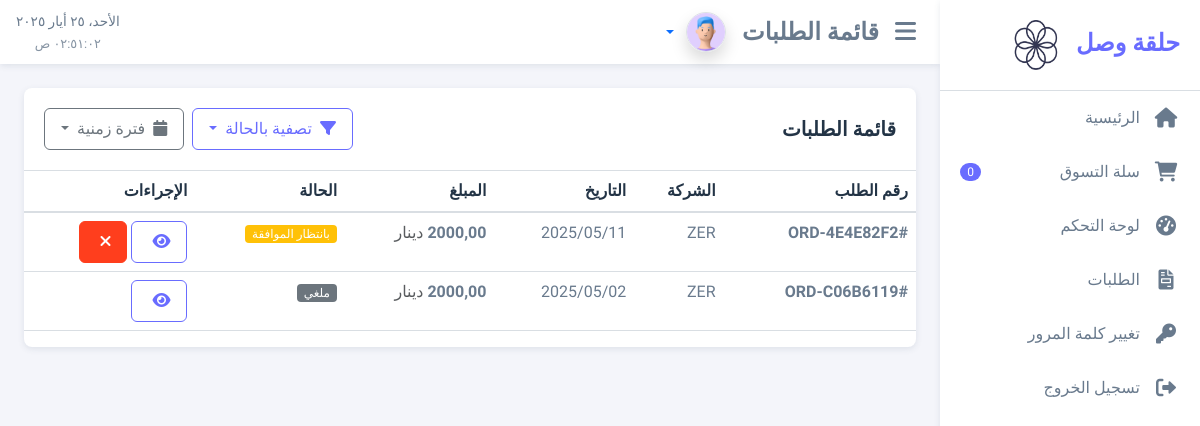
Page /order-management/?company=ZER (signed in) on the committed database.
### order_management/models.py (models this page shows, shortened)
class Order(models.Model, BaghdadTimestampMixin):
    STATUS_CHOICES = (
        ('pending', 'بانتظار الموافقة'),
        ('accepted', 'تم قبول الطلب'),
        ('processing', 'قيد التجهيز'),
        ('shipped', 'تم الشحن'),
        ('delivered', 'تم التسليم'),
        ('rejected', 'مرفوض'),
        ('canceled', 'ملغي'),
    )
    customer = models.ForeignKey(Customer, on_delete=models.CASCADE, related_name='orders', verbose_name='المتجر')
    store_name = models.CharField(_('اسم المتجر'), max_length=255)
    store_location = models.CharField(_('موقع المتجر'), max_length=100)
    store_city = models.CharField(_('مدينة المتجر'), max_length=100)
    store_phone = models.CharField(_('هاتف المتجر'), max_length=20)
    order_number = models.CharField(max_length=20, unique=True, verbose_name='رقم الطلب')
    status = models.CharField(max_length=20, choices=STATUS_CHOICES, default='pending', verbose_name='الحالة')
    notes = models.TextField(blank=True, null=True, verbose_name='ملاحظات')
    subtotal = models.DecimalField(max_digits=10, decimal_places=2, verbose_name='المجموع الفرعي')
    tax = models.DecimalField(max_digits=10, decimal_places=2, verbose_name='الضريبة')
    total = models.DecimalField(max_digits=10, decimal_places=2, verbose_name='المجموع النهائي')
    created_at = models.DateTimeField(auto_now_add=True, verbose_name='تاريخ الإنشاء')
    updated_at = models.DateTimeField(auto_now=True, verbose_name='تاريخ التحديث')
    class Meta:
        verbose_name = 'طلب'
        verbose_name_plural = 'الطلبات'
        ordering = ['-created_at']
    def get_status_display(self):
        return dict(self.STATUS_CHOICES).get(self.status, self.status)

class OrderItem(models.Model):
    order = models.ForeignKey(Order, on_delete=models.CASCADE, related_name='items', verbose_name='الطلب')
    product = models.ForeignKey(Product, on_delete=models.CASCADE, verbose_name='المنتج')
    quantity = models.PositiveIntegerField(verbose_name='الكمية')
    price = models.DecimalField(max_digits=10, decimal_places=2, verbose_name='السعر')
    total = models.DecimalField(max_digits=10, decimal_places=2, verbose_name='المجموع')
    class Meta:
        verbose_name = 'عنصر طلب'
        verbose_name_plural = 'عناصر الطلب'

### product_catalog/models.py (models this page shows, shortened)
class Product(models.Model, BaghdadTimestampMixin):
    name = models.CharField(max_length=255, verbose_name='اسم المنتج')
    code = models.CharField(max_length=50, blank=True, auto_created=True, verbose_name='رمز المنتج')
    description = RichTextField(verbose_name='الوصف')
    price = models.DecimalField(max_digits=10, decimal_places=2, verbose_name='السعر')
    stock = models.PositiveIntegerField(default=0, verbose_name='المخزون')
    image = models.ImageField(upload_to='product_images/', null=True, blank=True, verbose_name='الصورة')
    category = models.ForeignKey(Category, on_delete=models.SET_NULL, null=True, verbose_name='الفئة')
    company = models.ForeignKey('company_profiles.Company', on_delete=models.CASCADE, verbose_name='الشركة')
    created_at = models.DateTimeField(auto_now_add=True, verbose_name='تاريخ الإنشاء')
    updated_at = models.DateTimeField(auto_now=True, verbose_name='تاريخ التحديث')
    is_active = models.BooleanField(default=True, verbose_name='نشط')
    class Meta:
        verbose_name = 'منتج'
        verbose_name_plural = 'المنتجات'
        ordering = ['-created_at']

### company_profiles/models.py (models this page shows, shortened)
class Company(models.Model, BaghdadTimestampMixin):
    name = models.CharField(max_length=255, verbose_name='اسم الشركة')
    logo = models.ImageField(upload_to='company_logos/', null=True, blank=True, verbose_name='الشعار')
    description = models.TextField(verbose_name='الوصف')
    email = models.EmailField(verbose_name='البريد الإلكتروني')
    phone = models.CharField(max_length=20, verbose_name='رقم الهاتف')
    address = models.TextField(verbose_name='العنوان')
    city = models.CharField(max_length=100, verbose_name='المدينة')
    location = PlainLocationField(based_fields=['city'], zoom=7, verbose_name='الموقع')
    created_at = models.DateTimeField(auto_now_add=True, verbose_name='تاريخ الإنشاء')
    updated_at = models.DateTimeField(auto_now=True, verbose_name='تاريخ التحديث')
    is_active = models.BooleanField(default=True, verbose_name='نشط')
    class Meta:
        verbose_name = 'شركة'
        verbose_name_plural = 'الشركات'
        ordering = ['-created_at']

### order_management/views.py (the view, shortened to what this page needs)
# urls.py: path('', views.order_list, name='order_list'),
@login_required
def order_list(request):
    companies = []
    if request.user.user_type == 'customer':
        customer = get_object_or_404(Customer, user=request.user)
        orders = Order.objects.filter(customer=customer)
    else:
        orders = Order.objects.all().order_by('-created_at')
        companies = Company.objects.all()
    status = request.GET.get('status')
    if status:
        orders = orders.filter(status=status)
    company = request.GET.get('company')
    if company:
        company = get_object_or_404(Company, name=company)
        company_products = Product.objects.filter(company=company)
        order_items = OrderItem.objects.filter(product__in=company_products)
        order_ids = order_items.values_list('order_id', flat=True).distinct()
        orders = orders.filter(id__in=order_ids).order_by('-created_at')
    period = request.GET.get('period')
    from django.core.paginator import Paginator
    paginator = Paginator(orders, 10)  # Show 10 orders per page
    page_number = request.GET.get('page')
    orders = paginator.get_page(page_number)
    return render(request, 'order_management/order_list_materio.html', {'orders': orders, 'companies': companies})

### core/context_processors.py (called while the page is built)
def google_maps_api_key(request):
    current_language = get_language() or settings.LANGUAGE_CODE
    return {
        'GOOGLE_MAPS_API_KEY': settings.GOOGLE_MAPS_API_KEY,
        'MAP_TRANSLATIONS': settings.MAP_TRANSLATIONS.get(current_language, settings.MAP_TRANSLATIONS['ar'])
    }

### templates/order_management/order_list_materio.html (shortened to what this page needs)
{% extends 'base_materio.html' %}
{% load static %}
{% load i18n %}
{% block page_title %}
<h4 class="fw-bold py-2 mb-0">{% trans "قائمة الطلبات" %}</h4>
{% endblock %}
{% block content %}
<div class="card">
    <div class="card-header d-flex justify-content-between align-items-center flex-wrap">
        <h5 class="mb-0">{% trans "قائمة الطلبات" %}</h5>
        <div class="d-flex gap-2 mt-2 mt-md-0">
            <div class="dropdown">
                <button class="btn btn-outline-primary dropdown-toggle" type="button" id="statusFilterDropdown" data-bs-toggle="dropdown" aria-expanded="false">
                    <i class="fas fa-filter me-1"></i> {% trans "تصفية بالحالة" %}
                </button>
            </div>
            <div class="dropdown">
                <button class="btn btn-outline-secondary dropdown-toggle" type="button" id="dateFilterDropdown" data-bs-toggle="dropdown" aria-expanded="false">
                    <i class="fas fa-calendar me-1"></i> {% trans "فترة زمنية" %}
                </button>
            </div>
        </div>
    </div>
    <div class="table-responsive">
        <table class="table table-hover">
            <thead>
                <tr>
                    <th>{% trans "رقم الطلب" %}</th>
                    {% if request.user.user_type == 'company' %}
                    <th>{% trans "المتجر" %}</th>
                    {% else %}
                    <th>{% trans "الشركة" %}</th>
                    {% endif %}
                    <th>{% trans "التاريخ" %}</th>
                    <th>{% trans "المبلغ" %}</th>
                    <th>{% trans "الحالة" %}</th>
                    <th>{% trans "الإجراءات" %}</th>
                </tr>
            </thead>
            <tbody>
                {% for order in orders %}
                <tr>
                    <td>
                        <span class="fw-semibold">#{{ order.order_number }}</span>
                    </td>
                    {% if request.user.user_type == 'company' %}
                    <td>{{ order.customer.store_name }}</td>
                    {% else %}
                    <td>{{ order.items.first.product.company.name }}</td>
                    {% endif %}
                    <td>{{ order.created_at|date:"Y/m/d" }}</td>
                    <td>
                        <span class="fw-semibold">{{ order.total|floatformat:2 }}</span>
                        <span class="text-muted">{% trans "دينار" %}</span>
                    </td>
                    <td>
                        {% if order.status == 'pending' %}
                            <span class="badge bg-warning">{{ order.get_status_display }}</span>
                        {% elif order.status == 'accepted' %}
                            <span class="badge bg-info">{{ order.get_status_display }}</span>
                        {% elif order.status == 'processing' %}
                            <span class="badge bg-primary">{{ order.get_status_display }}</span>
                        {% elif order.status == 'shipped' %}
                            <span class="badge bg-info">{{ order.get_status_display }}</span>
                        {% elif order.status == 'delivered' %}
                            <span class="badge bg-success">{{ order.get_status_display }}</span>
                        {% elif order.status == 'rejected' %}
                            <span class="badge bg-danger">{{ order.get_status_display }}</span>
                        {% else %}
                            <span class="badge bg-secondary">{{ order.get_status_display }}</span>
                        {% endif %}
                    </td>
                    <td>
                        <div class="btn-group">
                            <a href="{% url 'order_management:order_detail' order.id %}" class="btn btn-outline-primary">
                                <i class="fas fa-eye me-1"></i>
                            </a>
                        </div>
                        {% if request.user.user_type == 'customer' %}
                            {% if order.status == 'pending' %}
                                <button type="button" class="btn btn-danger" onclick="updateOrderStatus({{ order.id }}, 'canceled')">
                                    <i class="fas fa-times me-1"></i>
                                </button>
                            {% endif %}
                        {% endif %}
                    </td>
                </tr>
                {% endfor %}
            </tbody>
        </table>
    </div>
</div>
{% endblock %}

### static/css/materio.css (style rules this page uses)
:root { --primary: #696cff; --secondary: #8592a3; --success: #71dd37; --info: #03c3ec; --warning: #ffab00; --danger: #ff3e1d; --dark: #233446; --gray: #697a8d; --light-gray: #a1acb8; --border-color: #d9dee3; --background: #f5f5f9; --body-bg: #f4f5fa; --card-bg: #ffffff; --menu-bg: #ffffff; --menu-active: #f5f5ff; --menu-active-color: var(--primary); --shadow-color: rgba(67, 89, 113, 0.12); }
body { font-family: 'Tajawal', sans-serif; direction: rtl; text-align: right; background-color: var(--body-bg); color: var(--gray); margin: 0; padding: 0; }
.card { background-color: var(--card-bg); border-radius: 0.5rem; border: none; box-shadow: 0 2px 6px 0 var(--shadow-color); margin-bottom: 1.5rem; }
.card-header { background-color: transparent; border-bottom: 1px solid var(--border-color); padding: 1.25rem; }
.card-header h4, .card-header h5 { margin: 0; color: var(--dark); font-weight: 600; }
.btn { border-radius: 0.375rem; padding: 0.5rem 1rem; font-weight: 500; transition: all 0.2s; }
.btn-danger { background-color: var(--danger); border-color: var(--danger); color: white; }
.btn-outline-primary { color: var(--primary); border-color: var(--primary); }
.table thead th { border-bottom: 2px solid var(--border-color); color: var(--dark); font-weight: 600; }
.table tbody td { border-bottom: 1px solid var(--border-color); color: var(--gray); }
.badge { font-size: 0.75rem; font-weight: 500; padding: 0.25em 0.6em; border-radius: 0.25rem; }

### rows in the picture
Order: order_number "ORD-4E4E82F2", items.first.product.company.name "ZER", created_at "2025/05/11", total "2000,00", status "بانتظار الموافقة"
Order: order_number "ORD-C06B6119", items.first.product.company.name "ZER", created_at "2025/05/02", total "2000,00", status "ملغي"

### other values in the picture
{{ request.session.cart|length|default:0 }} "0"
